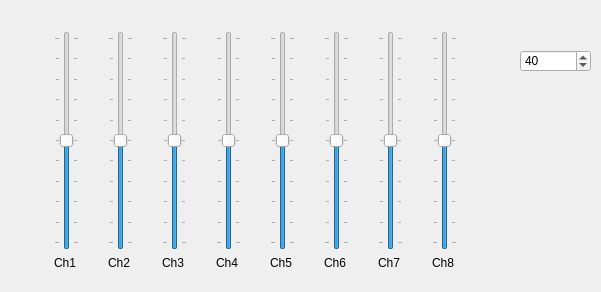
<?xml version="1.0" encoding="UTF-8"?>
<ui version="4.0">
 <class>MainWindow</class>
 <widget class="QMainWindow" name="MainWindow">
  <property name="windowModality">
   <enum>Qt::WindowModal</enum>
  </property>
  <property name="geometry">
   <rect>
    <x>0</x>
    <y>0</y>
    <width>601</width>
    <height>292</height>
   </rect>
  </property>
  <property name="windowTitle">
   <string>UdpServer</string>
  </property>
  <widget class="QWidget" name="centralWidget">
   <widget class="QWidget" name="gridLayoutWidget">
    <property name="geometry">
     <rect>
      <x>20</x>
      <y>20</y>
      <width>471</width>
      <height>261</height>
     </rect>
    </property>
    <layout class="QGridLayout" name="gridLayout">
     <item row="0" column="1">
      <widget class="QSlider" name="verticalSlider_2">
       <property name="minimum">
        <number>0</number>
       </property>
       <property name="maximum">
        <number>100</number>
       </property>
       <property name="value">
        <number>50</number>
       </property>
       <property name="orientation">
        <enum>Qt::Vertical</enum>
       </property>
       <property name="tickPosition">
        <enum>QSlider::TicksBothSides</enum>
       </property>
       <property name="tickInterval">
        <number>0</number>
       </property>
      </widget>
     </item>
     <item row="0" column="6">
      <widget class="QSlider" name="verticalSlider_7">
       <property name="minimum">
        <number>0</number>
       </property>
       <property name="maximum">
        <number>100</number>
       </property>
       <property name="value">
        <number>50</number>
       </property>
       <property name="orientation">
        <enum>Qt::Vertical</enum>
       </property>
       <property name="tickPosition">
        <enum>QSlider::TicksBothSides</enum>
       </property>
       <property name="tickInterval">
        <number>0</number>
       </property>
      </widget>
     </item>
     <item row="0" column="5">
      <widget class="QSlider" name="verticalSlider_6">
       <property name="minimum">
        <number>0</number>
       </property>
       <property name="maximum">
        <number>100</number>
       </property>
       <property name="value">
        <number>50</number>
       </property>
       <property name="orientation">
        <enum>Qt::Vertical</enum>
       </property>
       <property name="tickPosition">
        <enum>QSlider::TicksBothSides</enum>
       </property>
       <property name="tickInterval">
        <number>0</number>
       </property>
      </widget>
     </item>
     <item row="0" column="4">
      <widget class="QSlider" name="verticalSlider_5">
       <property name="minimum">
        <number>0</number>
       </property>
       <property name="maximum">
        <number>100</number>
       </property>
       <property name="value">
        <number>50</number>
       </property>
       <property name="orientation">
        <enum>Qt::Vertical</enum>
       </property>
       <property name="tickPosition">
        <enum>QSlider::TicksBothSides</enum>
       </property>
       <property name="tickInterval">
        <number>0</number>
       </property>
      </widget>
     </item>
     <item row="0" column="7">
      <widget class="QSlider" name="verticalSlider_8">
       <property name="minimum">
        <number>0</number>
       </property>
       <property name="maximum">
        <number>100</number>
       </property>
       <property name="value">
        <number>50</number>
       </property>
       <property name="orientation">
        <enum>Qt::Vertical</enum>
       </property>
       <property name="tickPosition">
        <enum>QSlider::TicksBothSides</enum>
       </property>
       <property name="tickInterval">
        <number>0</number>
       </property>
      </widget>
     </item>
     <item row="0" column="3">
      <widget class="QSlider" name="verticalSlider_4">
       <property name="minimum">
        <number>0</number>
       </property>
       <property name="maximum">
        <number>100</number>
       </property>
       <property name="value">
        <number>50</number>
       </property>
       <property name="orientation">
        <enum>Qt::Vertical</enum>
       </property>
       <property name="tickPosition">
        <enum>QSlider::TicksBothSides</enum>
       </property>
       <property name="tickInterval">
        <number>0</number>
       </property>
      </widget>
     </item>
     <item row="0" column="2">
      <widget class="QSlider" name="verticalSlider_3">
       <property name="minimum">
        <number>0</number>
       </property>
       <property name="maximum">
        <number>100</number>
       </property>
       <property name="value">
        <number>50</number>
       </property>
       <property name="orientation">
        <enum>Qt::Vertical</enum>
       </property>
       <property name="tickPosition">
        <enum>QSlider::TicksBothSides</enum>
       </property>
       <property name="tickInterval">
        <number>0</number>
       </property>
      </widget>
     </item>
     <item row="0" column="0">
      <widget class="QSlider" name="verticalSlider_1">
       <property name="minimum">
        <number>0</number>
       </property>
       <property name="maximum">
        <number>100</number>
       </property>
       <property name="value">
        <number>50</number>
       </property>
       <property name="orientation">
        <enum>Qt::Vertical</enum>
       </property>
       <property name="tickPosition">
        <enum>QSlider::TicksBothSides</enum>
       </property>
       <property name="tickInterval">
        <number>0</number>
       </property>
      </widget>
     </item>
     <item row="1" column="0">
      <widget class="QLabel" name="label">
       <property name="text">
        <string>Ch1</string>
       </property>
      </widget>
     </item>
     <item row="1" column="1">
      <widget class="QLabel" name="label_2">
       <property name="text">
        <string>Ch2</string>
       </property>
      </widget>
     </item>
     <item row="1" column="2">
      <widget class="QLabel" name="label_3">
       <property name="text">
        <string>Ch3</string>
       </property>
      </widget>
     </item>
     <item row="1" column="3">
      <widget class="QLabel" name="label_4">
       <property name="text">
        <string>Ch4</string>
       </property>
      </widget>
     </item>
     <item row="1" column="4">
      <widget class="QLabel" name="label_5">
       <property name="text">
        <string>Ch5</string>
       </property>
      </widget>
     </item>
     <item row="1" column="5">
      <widget class="QLabel" name="label_6">
       <property name="text">
        <string>Ch6</string>
       </property>
      </widget>
     </item>
     <item row="1" column="6">
      <widget class="QLabel" name="label_7">
       <property name="text">
        <string>Ch7</string>
       </property>
      </widget>
     </item>
     <item row="1" column="7">
      <widget class="QLabel" name="label_8">
       <property name="text">
        <string>Ch8</string>
       </property>
      </widget>
     </item>
    </layout>
   </widget>
   <widget class="QSpinBox" name="spinBox">
    <property name="geometry">
     <rect>
      <x>520</x>
      <y>50</y>
      <width>71</width>
      <height>22</height>
     </rect>
    </property>
    <property name="minimum">
     <number>1</number>
    </property>
    <property name="value">
     <number>40</number>
    </property>
   </widget>
  </widget>
 </widget>
 <layoutdefault spacing="6" margin="11"/>
 <resources/>
 <connections/>
</ui>
